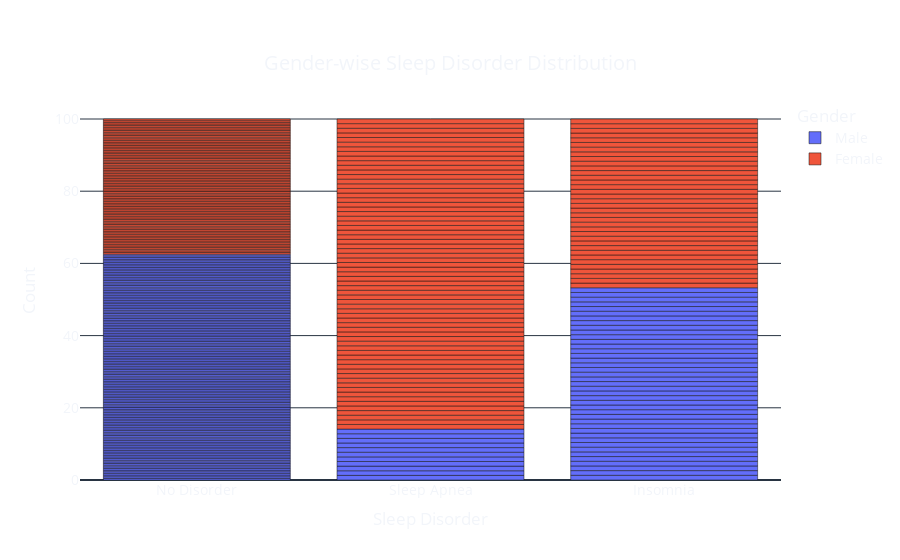

This figure's notebook cell:
### Code cell
# Create a bar chart to visualize the distribution of 'Sleep Disorder' by 'Gender'
# Assuming 'data' is your DataFrame and it contains columns named 'Sleep Disorder' and 'Gender'
fig = px.bar(data, x='Sleep Disorder', color='Gender', 
             title='Gender-wise Sleep Disorder Distribution',
             labels={'Sleep Disorder': 'Sleep Disorder', 'Gender': 'Gender', 'count': 'Count'},
             template='plotly_dark')

# Update layout of the bar chart
fig.update_layout(
    xaxis_title='Sleep Disorder', # Set x-axis title
    yaxis_title='Count', # Set y-axis title
    title={
        'text': "Gender-wise Sleep Disorder Distribution",
        'y':0.9,
        'x':0.5,
        'xanchor': 'center',
        'yanchor': 'top'}, # Configure title properties
    font=dict(size=14), # Set overall font size
    plot_bgcolor='rgba(0,0,0,0)', # Set plot background to transparent
    paper_bgcolor='rgba(0,0,0,0)', # Set paper background to transparent
    bargap=0.2, # Set the gap between bars to 0.2
    barnorm='percent', # Normalize the bar heights to show percentages
)

# Show the bar chart
fig.show()

### Figure 1 — Plotly figure (JSON) as saved in the notebook; plotly's stock layout.template omitted (floating-point values rounded to 4 significant figures; data arrays with more than 128 entries replaced by an {"elided": "..."} marker saying what was removed)
{"data": [{"alignmentgroup": "True", "hovertemplate": "Gender=Male<br>Sleep Disorder=%{x}<br>Count=%{y}<extra></extra>", "legendgroup": "Male", "marker": {"color": "#636efa", "pattern": {"shape": ""}}, "name": "Male", "offsetgroup": "Male", "orientation": "v", "showlegend": true, "textposition": "auto", "type": "bar", "x": {"elided": "189 str values"}, "xaxis": "x", "y": {"elided": "189 int values"}, "yaxis": "y"}, {"alignmentgroup": "True", "hovertemplate": "Gender=Female<br>Sleep Disorder=%{x}<br>Count=%{y}<extra></extra>", "legendgroup": "Female", "marker": {"color": "#EF553B", "pattern": {"shape": ""}}, "name": "Female", "offsetgroup": "Female", "orientation": "v", "showlegend": true, "textposition": "auto", "type": "bar", "x": {"elided": "185 str values"}, "xaxis": "x", "y": {"elided": "185 int values"}, "yaxis": "y"}], "layout": {"autosize": true, "bargap": 0.2, "barmode": "relative", "barnorm": "percent", "font": {"size": 14}, "legend": {"title": {"text": "Gender"}, "tracegroupgap": 0}, "paper_bgcolor": "rgba(0, 0, 0, 0)", "plot_bgcolor": "rgba(0, 0, 0, 0)", "title": {"text": "Gender-wise Sleep Disorder Distribution", "x": 0.5, "xanchor": "center", "y": 0.9, "yanchor": "top"}, "xaxis": {"anchor": "y", "autorange": true, "domain": [0, 1], "range": [-0.5, 2.5], "title": {"text": "Sleep Disorder"}, "type": "category"}, "yaxis": {"anchor": "x", "autorange": true, "domain": [0, 1], "range": [0, 105.3], "title": {"text": "Count"}, "type": "linear"}}}
